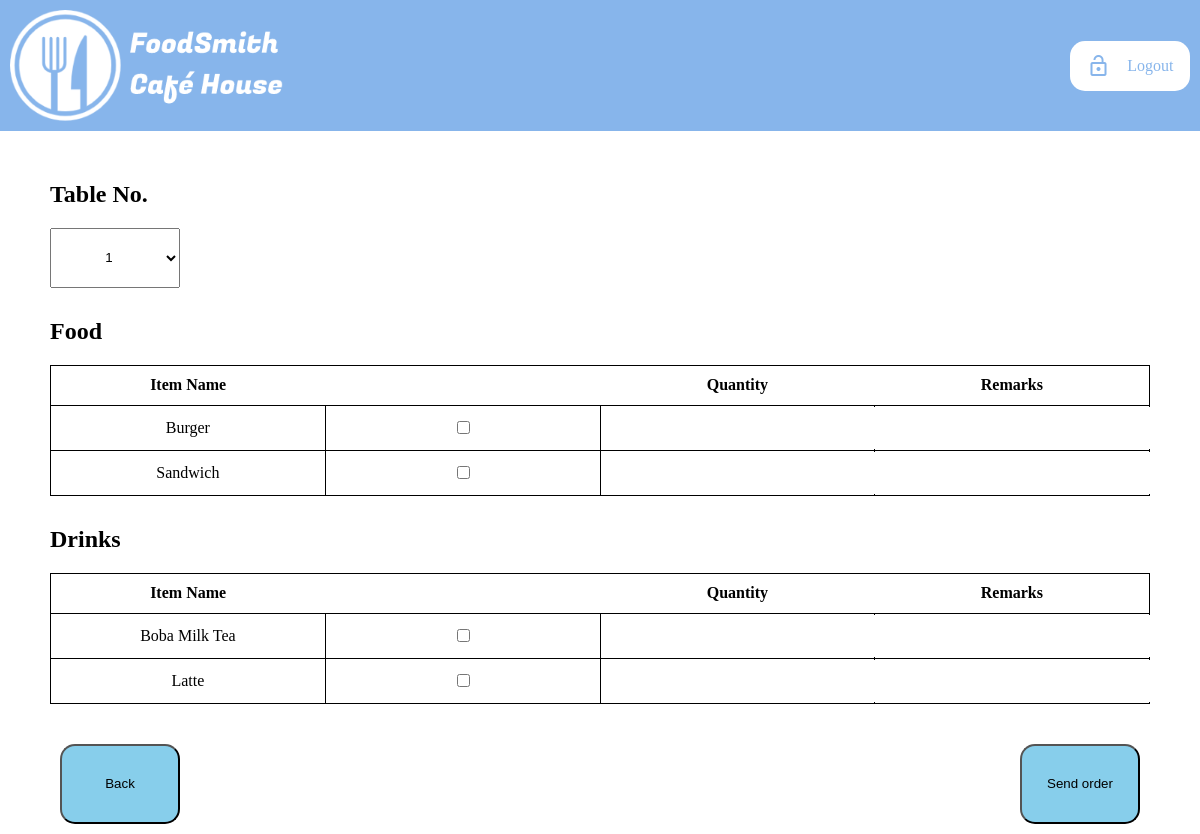
Screenshot of /order/index.php with the database file from the repository.
### tables this page shows
CREATE TABLE `category` (
  `categoryID` int(11) NOT NULL,
  `categoryName` text NOT NULL
);

CREATE TABLE `menu` (
  `itemID` int(11) NOT NULL,
  `categoryID` int(11) NOT NULL,
  `itemName` text NOT NULL,
  `itemPrice` float NOT NULL
);

### order/index.php (the view, shortened to what this page needs)
<!doctype html>
<html>
<head>
	<link rel="stylesheet" href="order_style.css">
</head>
<?php
		include $_SERVER['DOCUMENT_ROOT']."/template/header.php";
	?>
<body>
<article>
<form action ="order_process.php" method="post">
<?php
		include_once ($_SERVER['DOCUMENT_ROOT']."/db_conn.php");
		$index = 1;
		$rowIndex = 0;
		$categoryQuery = "SELECT * FROM category";
		$categoryResult = $conn->query($categoryQuery);
		$tableQuery = "SELECT * FROM tables";
		$tableResult = $conn->query($tableQuery);
		echo "<h2>" . "Table No." . "</h2>";
		if($tableResult->num_rows > 0)
		{
			echo "<select name='tableSelection'>";
			while($tableRow = $tableResult->fetch_assoc())
			{
				if($tableRow['tableStatus'] == 'Vacant')
					echo "<option value='" . $tableRow['tableID'] . "'>" . $tableRow['tableID'] . "</option>";
			}
			echo "</select>";
		}
		while ($categoryRow = $categoryResult->fetch_assoc())
		{
			$menuQuery = "SELECT * FROM menu WHERE categoryID = $index";
			$menuResult = $conn->query($menuQuery);
			echo "<h2>" . $categoryRow["categoryName"] . "</h2>";
			echo "<table id='food_table'><tr><th>Item Name</th><th></th><th>Quantity</th><th>Remarks</th></tr>";
			if ($menuResult->num_rows > 0)
			{
				while($menuRow = $menuResult->fetch_assoc())
				{
					echo
					"<tr class='list-items'><td>" . $menuRow['itemName'] . "</td>
					<td><input class='checkboxes' type='checkbox' name='checkbox1[]' value='" . $rowIndex . "'></td>
						<td><input class='quantity' type='number' id='text_order' name='quantity[]' min='0' max='10'></td>
						<td><input type='text' id='text_order' name='remarks[]'></td>
					</tr>";
					$rowIndex++;
				}
			}
			else
			{
				echo "0 results";
			}
			echo "</table>";
			$index++;
		}
	?>
		<div id="send-btn">
				<input type="submit" id="sendorder_btn" value="Send order" name="submit"/>
		</div>
</form>
		<div id="back-btn">
				<button id="back_btn" onclick="window.location.href='/orders'">Back</button>
		</div>
</article>
</body>
</html>

### order/order_style.css (style rules this page uses)
body { padding: 0; margin: 0; background-color: white; }
article { padding: 50px; }
article h2 { margin-top: 0; }
#sendorder_btn, #back_btn { height:80px; width:120px; background-color: #87ceeb; margin: 10px; border-radius: 15px; text-align: center; display: flex; justify-content: space-evenly; align-items: center; }
#send-btn { float:right; }
#back_btn { clear:both; position: absolute; cursor: pointer; }
select { width: 130px; height: 60px; margin-bottom: 30px; text-align-last: center; }
#food_table,#drinks_table { width: 100%; table-layout: fixed; text-align: center; margin-bottom: 30px; }
#food_table,#food_table tr, #food_table td, #drinks_table, #drinks_table tr, #drinks_table td { border: 1px solid black; border-collapse: collapse; height: 40px; }
#text_order { width:100%; border:0px; height: 40px; text-align:center; }

### rows the page displays
category: categoryName "Food"
menu: itemName "Burger"
menu: itemName "Sandwich"
category: categoryName "Drinks"
menu: itemName "Boba Milk Tea"
menu: itemName "Latte"

### other values shown
form field tableSelection "1"
